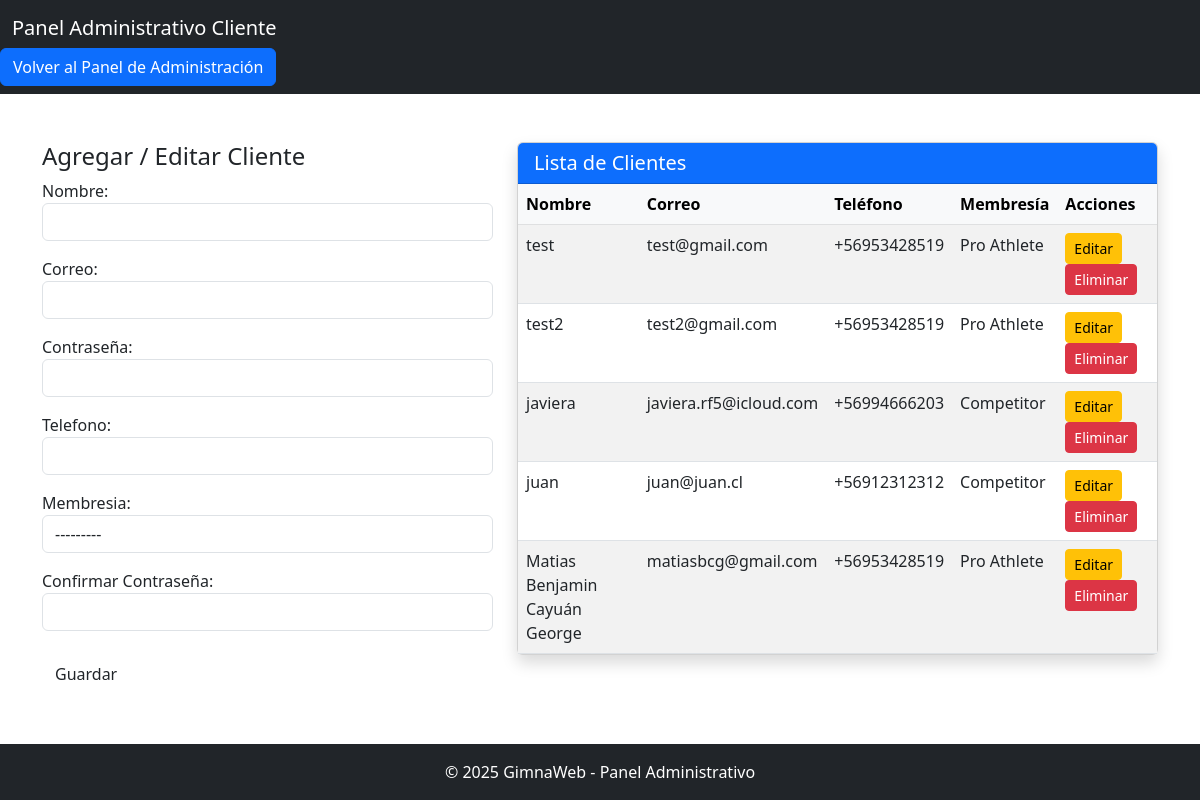
Screenshot of /admin-panel-usuario/ with the database file from the repository.
### main_app/models.py (models this page shows, shortened)
class Cliente(models.Model):
    MEMBERSHIP_CHOICES = [
        ('Competitor', 'Competitor'),
        ('Pro Athlete', 'Pro Athlete'),
    ]
    nombre = models.CharField(max_length=100)
    correo = models.EmailField(unique=True)
    contraseña = models.CharField(max_length=100)
    telefono = models.CharField(max_length=20, blank=True, null=True)
    membresia = models.CharField(max_length=20, choices=MEMBERSHIP_CHOICES)

### main_app/views.py (the view)
# urls.py: path('admin-panel-usuario/', views.panel_admin, name='panel_admin'),
def panel_admin(request):
    clientes = Cliente.objects.all()
    form = ClienteForm()
    if request.method == 'POST':
        form = ClienteForm(request.POST)
        if form.is_valid():
            form.save()
            return redirect('panel_admin')
    return render(request, 'main_app/admin_panel.html', {'form': form, 'clientes': clientes})

### main_app/forms.py (shortened to what this page needs)
class ClienteForm(forms.ModelForm):
    confirm_password = forms.CharField(widget=forms.PasswordInput(attrs={'class': 'form-control'}), label="Confirmar Contraseña")
    class Meta:
        model = Cliente
        fields = ['nombre', 'correo', 'contraseña', 'telefono', 'membresia']
        widgets = {
            'nombre': forms.TextInput(attrs={'class': 'form-control'}),
            'correo': forms.EmailInput(attrs={'class': 'form-control'}),
            'contraseña': forms.PasswordInput(attrs={'class': 'form-control'}),
            'telefono': forms.TextInput(attrs={'class': 'form-control'}),
            'membresia': forms.Select(attrs={'class': 'form-control'}),
        }

### main_app/templates/main_app/admin_panel.html (shortened to what this page needs)
{% load static %}
<!DOCTYPE html>
<html lang="es">
<head>
    <link href="https://cdn.jsdelivr.net/npm/bootstrap@5.3.0/dist/css/bootstrap.min.css" rel="stylesheet">
    <link rel="stylesheet" href="{% static 'css/style_admin.css' %}">
</head>
<body class="registro-body">
<nav class="navbar navbar-dark bg-dark">
    <div class="container-fluid">
        <a class="navbar-brand" href="#">Panel Administrativo Cliente</a>
    </div>
    <a href="{% url 'menu_admin' %}">
        <button type="button" class="btn btn-primary">Volver al Panel de Administración</button>
    </a>
</nav>
<main class="flex-grow-1">
<div class="container mt-5">
    <div class="row justify-content-center">
        <div class="col-md-5">
            <div class="registro-card">
                <h4 class="registro-title">Agregar / Editar Cliente</h4>
                <form method="post">
                    {{ form.as_p }}
                    <button type="submit" class="btn btn-registro mt-2">Guardar</button>
                </form>
            </div>
        </div>
        <div class="col-md-7">
            <div class="card shadow">
                <div class="card-header bg-primary text-white">
                    <h5 class="mb-0">Lista de Clientes</h5>
                </div>
                <div class="card-body p-0">
                    <div class="table-responsive">
                        <table class="table table-striped mb-0">
                            <thead class="table-light">
                                <tr>
                                    <th>Nombre</th>
                                    <th>Correo</th>
                                    <th>Teléfono</th>
                                    <th>Membresía</th>
                                    <th>Acciones</th>
                                </tr>
                            </thead>
                            <tbody>
                                {% for cliente in clientes %}
                                <tr>
                                    <td>{{ cliente.nombre }}</td>
                                    <td>{{ cliente.correo }}</td>
                                    <td>{{ cliente.telefono }}</td>
                                    <td>{{ cliente.membresia }}</td>
                                    <td>
                                        <a href="{% url 'editar_cliente' cliente.id %}" class="btn btn-sm btn-warning">Editar</a>
                                        <a href="{% url 'eliminar_cliente' cliente.id %}" class="btn btn-sm btn-danger"
                                           onclick="return confirm('¿Estás seguro de eliminar este cliente?')">Eliminar</a>
                                    </td>
                                </tr>
                                {% empty %}
                                <tr>
                                    <td colspan="5" class="text-center">No hay clientes registrados.</td>
                                </tr>
                                {% endfor %}
                            </tbody>
                        </table>
                    </div>
                </div>
            </div>
        </div>
    </div>
</div>
</main>
<footer class="mt-5 text-center text-white bg-dark py-3">
    &copy; 2025 GimnaWeb - Panel Administrativo
</footer>
</body>
</html>

### main_app/static/css/style_admin.css (style rules this page uses)
html, body { height: 100%; margin: 0; display: flex; flex-direction: column; }
main { flex: 1; }

### rows the page displays
Cliente: nombre "test", correo "test@gmail.com", telefono "+56953428519", membresia "Pro Athlete"
Cliente: nombre "test2", correo "test2@gmail.com", telefono "+56953428519", membresia "Pro Athlete"
Cliente: nombre "javiera", correo "javiera.rf5@icloud.com", telefono "+56994666203", membresia "Competitor"
Cliente: nombre "juan", correo "juan@juan.cl", telefono "+56912312312", membresia "Competitor"
Cliente: nombre "Matias Benjamin Cayuán George", correo "matiasbcg@gmail.com", telefono "+56953428519", membresia "Pro Athlete"
